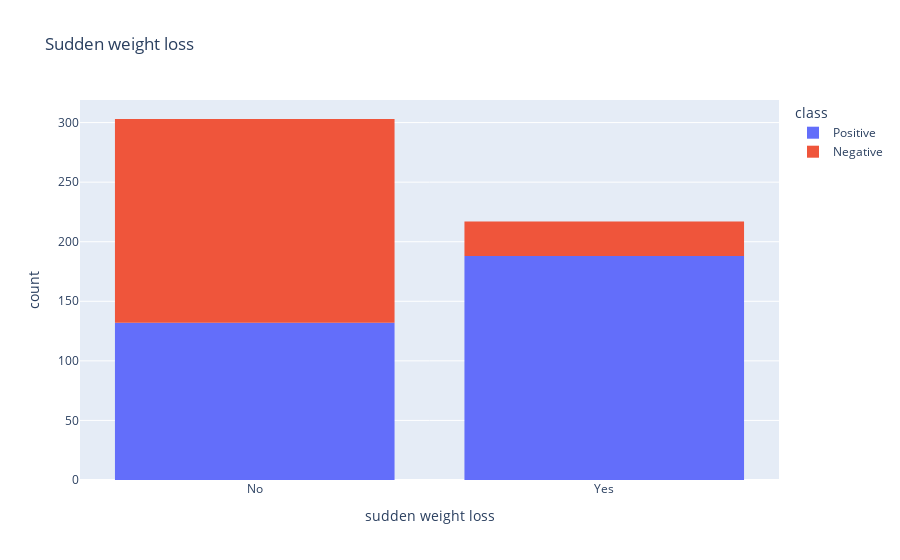

The cell this chart's notebook holds for it:
### Markdown cell above
##DISTRIBUTION OF SUDDEN WEIGHT LOSS

### Code cell
swl = px.histogram(Diabetes, x = 'sudden weight loss', color = 'class', title="Sudden weight loss")
swl.show()

plttblswl= ['sudden weight loss', 'class']
qm = sns.light_palette("yellow", as_cmap=True)
(round(pd.crosstab(Diabetes[plttblswl[0]], Diabetes[plttblswl[1]], normalize='columns') * 100,2)).style.background_gradient(cmap = qm)

### Figure 1 — Plotly figure (JSON) as saved in the notebook; plotly's stock layout.template omitted (floating-point values rounded to 4 significant figures; data arrays with more than 128 entries replaced by an {"elided": "..."} marker saying what was removed)
{"data": [{"alignmentgroup": "True", "bingroup": "x", "hovertemplate": "class=Positive<br>sudden weight loss=%{x}<br>count=%{y}<extra></extra>", "legendgroup": "Positive", "marker": {"color": "#636efa", "pattern": {"shape": ""}}, "name": "Positive", "offsetgroup": "Positive", "orientation": "v", "showlegend": true, "type": "histogram", "x": {"elided": "320 str values"}, "xaxis": "x", "yaxis": "y"}, {"alignmentgroup": "True", "bingroup": "x", "hovertemplate": "class=Negative<br>sudden weight loss=%{x}<br>count=%{y}<extra></extra>", "legendgroup": "Negative", "marker": {"color": "#EF553B", "pattern": {"shape": ""}}, "name": "Negative", "offsetgroup": "Negative", "orientation": "v", "showlegend": true, "type": "histogram", "x": {"elided": "200 str values"}, "xaxis": "x", "yaxis": "y"}], "layout": {"barmode": "relative", "legend": {"title": {"text": "class"}, "tracegroupgap": 0}, "title": {"text": "Sudden weight loss"}, "xaxis": {"anchor": "y", "domain": [0, 1], "title": {"text": "sudden weight loss"}}, "yaxis": {"anchor": "x", "domain": [0, 1], "title": {"text": "count"}}}}
